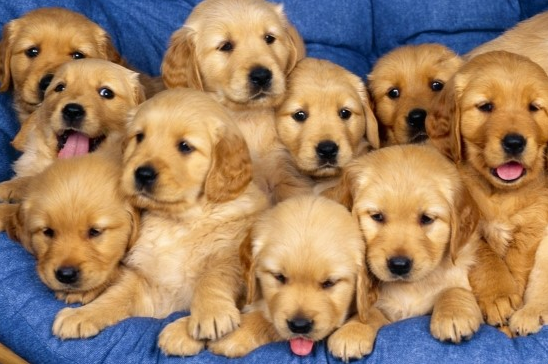
#> input picture 01_class/computer_vision/18_computer_vision_opencv_lessons/images/dog.bmp, 548 x 364 px
$ python 02_image.py
#> lines starting #> are read from the running program, lines starting #| are printed output that depends on the picture
"""
cv2.imread()를 이용하여 이미지 파일을 읽을 수 있습니다.

opencv로 읽어오면 Numpy 배열 형태로 읽어오는 함수

.imread() 안에는 어떤 방식으로 읽어올지에 대한 인자를 줄 수 있음.

cv.IMREAD_GRAYSCALE
- 이미지를 gray_scale로 읽어오게 됨.
- 배열의 형태는 (높이, 너비) (H, W) 순서로 가져오게 됨

cv2.IMREAD_COLOR
- 이미지를 컬러로 읽어옴
- 배열의 형태는 (H, W, C=3) (높이, 너비, 채널=3)가 됨
- OpenCV의 컬러 채널 순서는 [B, G, R]임
"""

import cv2
from pathlib import Path
import matplotlib.pyplot as plt

# bmp는 그림을 기본으로 저장할 수 있는 비트맵 형식의 이미지로 압축이 전혀 되지 않음
img_gray = cv2.imread((Path() / "../images/dog.bmp"), cv2.IMREAD_GRAYSCALE)
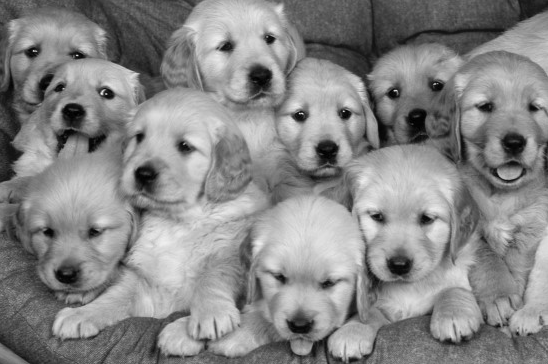
#> img_gray: shape (364, 548); min 0, max 243, mean 134.7
# jpeg는 이미지 용량을 압축해놓은 알고리즘이 들아간 포멧
img_color = cv2.imread((Path() /"../images/dog.jpg"), cv2.IMREAD_COLOR) # cv2.IMREAD_COLOR 생략 가능
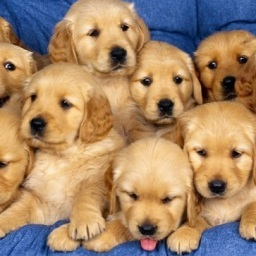
#> input picture 01_class/computer_vision/18_computer_vision_opencv_lessons/images/dog.jpg, 256 x 256 px
#> img_color is the input picture: shape (256, 256, 3); mean B, G, R 104.9, 135.2, 165.5

print("그레이스케일 이미지 배열: ")
print(img_gray)
#> (printed output is left out)

print("컬러 이미지 배열: ")
print(img_color)
#> (printed output is left out)

cv2.imshow("gray", img_gray)
cv2.imshow("show image", img_color)

# cv2.waitKey(0)
# cv2.destroyAllWindows()

"""
OpenCV의 RGB 색상 채널 순서: BGR
Matplotlib RGB 색상 채널 순서: RGB
"""

img_color_rgb = cv2.cvtColor(img_color, cv2.COLOR_BGR2RGB)

plt.subplot(1, 2, 1)
# 격자 지우기
plt.axis("off")
plt.title("GrayScale")
plt.imshow(img_gray, cmap="gray")

print("컬러 이미지 배열: ")
print(img_color)
#> (printed output is left out)

plt.subplot(1, 2, 2)
# 격자 지우기
plt.axis("off")
plt.title("Color")
plt.imshow(img_color_rgb)

plt.tight_layout()
plt.show()
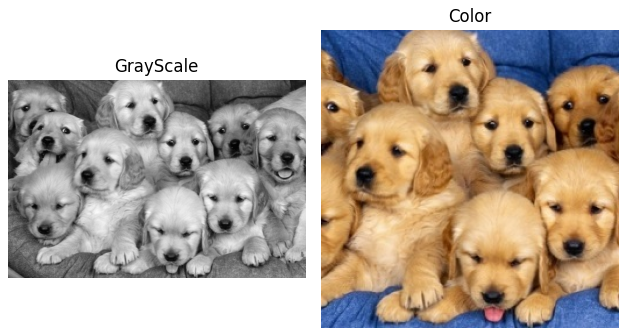
#> figure drawn by matplotlib, 2 panels
